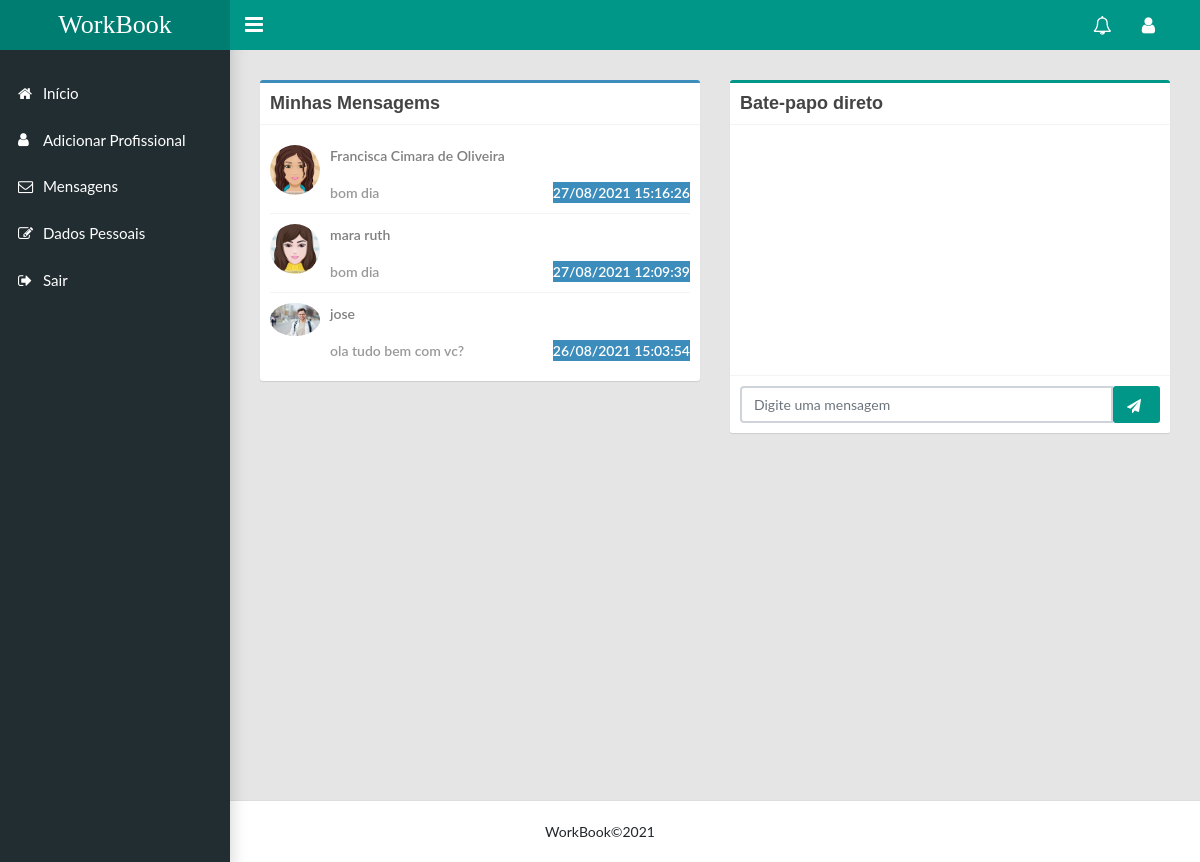
The app's page /mensagem/detalheMensagem/3/4 (signed in), older data.
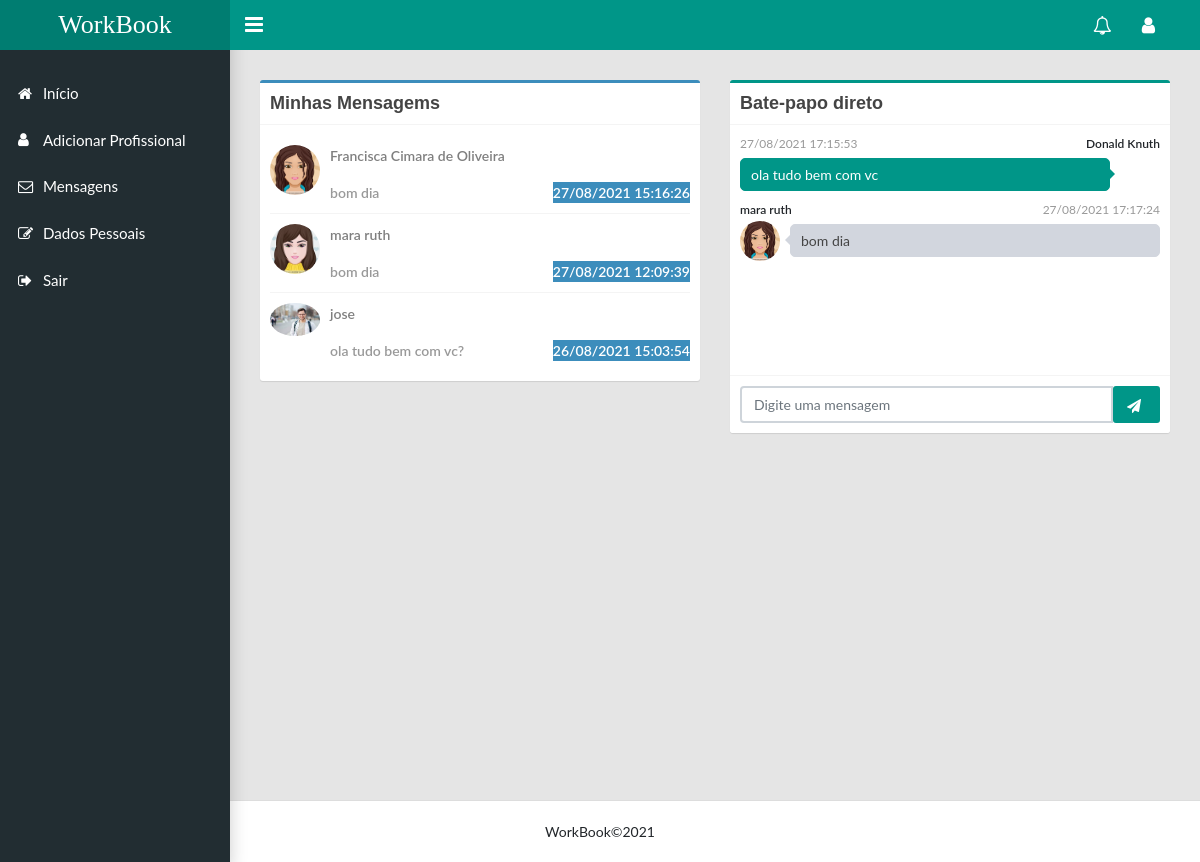
The same page, newer data.
### mensagem/models.py (models this page shows)
class Mensagem(models.Model):
    texto = models.CharField('texto', max_length=5000)
    destinatario = models.ForeignKey(Usuario, on_delete=models.CASCADE, null=True, blank=False,
                                     related_name='destinatario')
    remetente = models.ForeignKey(Usuario, on_delete=models.CASCADE, null=True, blank=False, related_name='remetente')
    data = models.CharField(null=True, name='data_mensagem', blank=False, max_length=255)
    class Meta:
        db_table = 'Mensagen'
        verbose_name = 'Mensagem'
        verbose_name_plural = 'Mensagens'

### usuario/models.py (models this page shows, shortened)
class Usuario(AbstractUser):
    telefone = models.CharField('telefone', max_length=15)
    imagem = models.ImageField(upload_to='fotosperfil/%Y/%m/', blank=True, null=True)
    cidade = models.CharField('cidade', max_length=40)
    rua = models.CharField('rua', max_length=60)
    uf = models.CharField('uf', max_length=2)
    bairro = models.CharField('bairro', max_length=40)
    is_staff = models.BooleanField(default=0)
    is_superuser = models.BooleanField(default=1)
    is_active = models.BooleanField(default=True)
    is_profissional = models.BooleanField(default=False)
    class Meta:
        db_table = 'usuario'
        verbose_name = 'Usuario'
        verbose_name_plural = 'Usuario'

### mensagem/views.py (the view)
# urls.py: path('detalheMensagem/<int:idRemetente>/<int:idDestinatario>', views.detalheMensagem, name='detalheMensagem'),
@login_required(login_url='usuario:submit_login')
def detalheMensagem(request, idRemetente, idDestinatario):
    mensagens = mensagens_por_usuario(request)
    mensagens_detalhe = Mensagem.objects.filter(
        (Q(destinatario__id=idDestinatario) & Q(remetente__id=idRemetente)) |
        (Q(destinatario__id=idRemetente) & Q(remetente__id=idDestinatario))).order_by('id')
    context = {
        'mensagens_detalhe': mensagens_detalhe,
        'mensagens': mensagens,
        'remetente': Usuario.objects.get(id=idRemetente),
        'destinatario': Usuario.objects.get(id=idDestinatario)
    }
    return render(request, 'listarMensagem.html', context)

### mensagem/templates/listarMensagem.html (shortened to what the changed rows need)
{% extends 'base.html' %}
{% block content %}
<main class="app-content">
    <div class="row user">
        <div class="col-md-6">
            <div class="box box-primary">
                <div class="box-body">
                    <ul class="products-list product-list-in-box">
                        {% for mensagem in mensagens %}
                        <li class="item">
                            {% if mensagem.remetente.id == request.user.id %}
                            <a href="{% url 'detalheMensagem' idRemetente=request.user.id idDestinatario=mensagem.destinatario.id %}"
                                class="product-title">
                                <div class="product-img">
                                    {% if request.user.imagem %}
                                    <img src="{{request.user.imagem.url}}" style="max-width: 500px; height: auto">
                                    {% endif %}
                                </div>
                                <div class="product-info">
                                    <p class="text-black-50"> {{mensagem.remetente.first_name}}</p>
                                    <font>
                                        <span class="label label-primary pull-right">
                                            <font style="vertical-align: inherit;">
                                                <font style="vertical-align: inherit;">{{mensagem.data_mensagem}}</font>
                                            </font>
                                        </span>
                                    </font>
                                    <span class="product-description">
                                        <font style="vertical-align: inherit;">
                                            <font style="vertical-align: inherit;">
                                                {{mensagem.texto}}
                                            </font>
                                        </font>
                                    </span>
                                </div>
                            </a>
                            {% else %}
                            <a href="{% url 'detalheMensagem' idRemetente=request.user.id idDestinatario=mensagem.remetente.id %}"
                                class="product-title">
                                <div class="product-img">
                                    {% if mensagem.remetente.imagem %}
                                    <img src="{{mensagem.remetente.imagem.url}}" style="max-width: 500px; height: auto">
                                    {% endif %}
                                </div>
                                <div class="product-info">
                                    <p class="text-black-50"> {{mensagem.remetente.first_name}}</p>
                                    <font>
                                        <span class="label label-primary pull-right">
                                            <font style="vertical-align: inherit;">
                                                <font style="vertical-align: inherit;">{{mensagem.data_mensagem}}</font>
                                            </font>
                                        </span>
                                    </font>
                                    <span class="product-description">
                                        <font style="vertical-align: inherit;">
                                            <font style="vertical-align: inherit;">
                                                {{mensagem.texto}}
                                            </font>
                                        </font>
                                    </span>
                                </div>
                            </a>
                            {% endif %}
                        </li>
                        {% endfor %}
                    </ul>
                </div>
            </div>
        </div>
        <div class="col-md-6">
            <div class="box box-warning direct-chat direct-chat-warning">
                <div class="box-header with-border">
                    <h3 class="box-title">
                    </h3>
                </div>
                <div class="box-body">
                    <div class="direct-chat-messages">
                        {% for mensagem in mensagens_detalhe %}
                        {% if mensagem.destinatario.id == destinatario.id %}
                        <div class="direct-chat-msg">
                            <div class="direct-chat-info clearfix">
                                <span class="direct-chat-name pull-left">
                                    <font style="vertical-align: inherit;">
                                        <font style="vertical-align: inherit;">{{remetente.first_name}}</font>
                                    </font>
                                </span>
                                <span class="direct-chat-timestamp pull-right">
                                    <font style="vertical-align: inherit;">
                                        <font style="vertical-align: inherit;">{{mensagem.data_mensagem}}</font>
                                    </font>
                                </span>
                            </div>
                            {% if request.user.imagem %}
                            <img class="direct-chat-img" src="{{request.user.imagem.url}}">
                            {% endif %}
                            <div class="direct-chat-text">
                                <font style="vertical-align: inherit;">
                                    <font style="vertical-align: inherit;">
                                        {{mensagem.texto}}
                                    </font>
                                </font>
                            </div>
                        </div>
                        {% else %}
                        <div class="direct-chat-msg right">
                            <div class="direct-chat-info clearfix">
                                <span class="direct-chat-name pull-right">
                                    <font style="vertical-align: inherit;">
                                        <font style="vertical-align: inherit;">{{mensagem.remetente.first_name}}</font>
                                    </font>
                                </span>
                                <span class="direct-chat-timestamp pull-left">
                                    <font style="vertical-align: inherit;">
                                        <font style="vertical-align: inherit;">{{mensagem.data_mensagem}}</font>
                                    </font>
                                </span>
                            </div>
                            <div class="direct-chat-text">
                                <font style="vertical-align: inherit;">
                                    <font style="vertical-align: inherit;">
                                        {{mensagem.texto}}
                                    </font>
                                </font>
                            </div>
                        </div>
                        {% endif %}
                        {% endfor %}
                    </div>
                </div>
                <div class="box-footer">
                    {% if destinatario %}
                    <form action="{% url 'responderMensagem' idRemetente=remetente.id idDestinatario=destinatario.id %}"
                        method="post">
                    </form>
                    {% endif %}
                </div>
            </div>
        </div>
    </div>
</main>
{% endblock %}

Row changes from the older to the newer data that the page shows:
added Mensagem: remetente.first_name "Donald Knuth", data_mensagem "27/08/2021 17:15:53", texto "ola tudo bem com vc"
added Mensagem: data_mensagem "27/08/2021 17:17:24", user.imagem (picture), texto "bom dia"
now on this page (row edited): Usuario: first_name "mara ruth"
